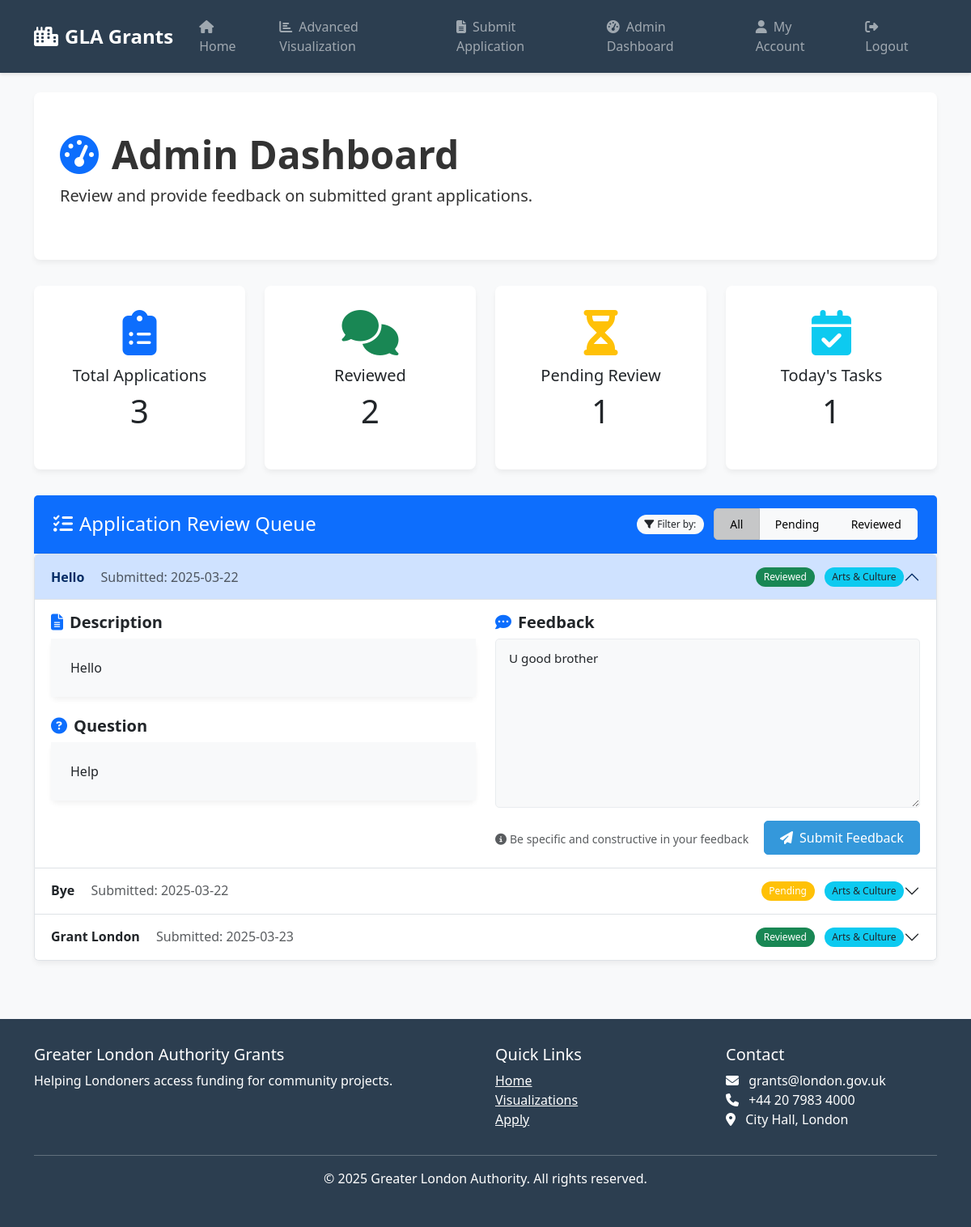
The page /admin-dashboard (signed in) on the database as committed earlier.
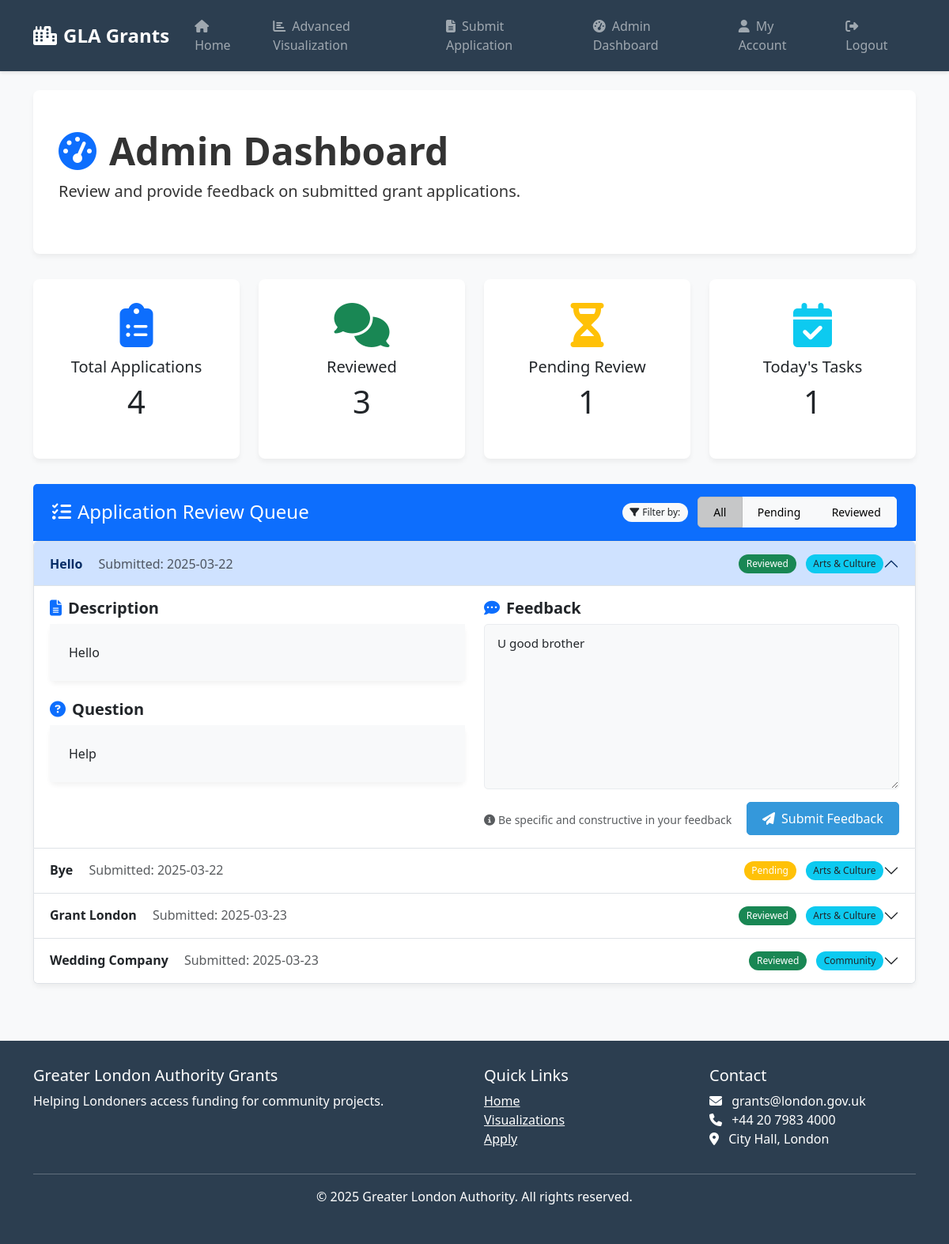
The same page on the database as committed later.
### coursework2/gla_grants_app/models.py (models this page shows)
class GrantApplication(db.Model):
    __tablename__ = 'grant_applications'
    id: Mapped[int] = mapped_column(primary_key=True)
    user_id: Mapped[int] = mapped_column(ForeignKey('users.id'))
    grant_id: Mapped[Optional[int]] = mapped_column(ForeignKey('grants.id'))
    title: Mapped[str] = mapped_column(Text, nullable=False)
    description: Mapped[str] = mapped_column(Text, nullable=False)
    category: Mapped[str] = mapped_column(Text, nullable=False)
    question: Mapped[str] = mapped_column(Text, nullable=False)
    comment: Mapped[Optional[str]] = mapped_column(Text)
    date_submitted: Mapped[str] = mapped_column(Text, nullable=False)
    user = relationship("User", back_populates="applications")
    grant = relationship("Grant", back_populates="applications")

### coursework2/gla_grants_app/routes.py (the view)
@main.route('/admin-dashboard')
def admin_dashboard():
    if 'user_id' not in session:
        flash('Please log in to access this page', 'warning')
        return redirect(url_for('main.login'))
    if not session.get('is_admin', False):
        flash('You do not have permission to access this page', 'danger')
        return redirect(url_for('main.index'))
    applications = db.session.execute(db.select(GrantApplication)).scalars().all()
    return render_template('admin_dashboard.html', applications=applications)

### coursework2/gla_grants_app/templates/admin_dashboard.html (shortened to what this page needs)
{% extends "layout.html" %}
{% block content %}
<div class="hero-section">
    <h1 class="display-5 fw-bold">
        <i class="fas fa-tachometer-alt me-3 text-primary"></i>Admin Dashboard
    </h1>
    <p class="lead">Review and provide feedback on submitted grant applications.</p>
</div>
<div class="row mt-4">
    <div class="col-lg-3 col-md-6 mb-4">
        <div class="card border-primary h-100">
            <div class="card-body text-center">
                <div class="display-4 text-primary mb-2">
                    <i class="fas fa-clipboard-list"></i>
                </div>
                <h5 class="card-title">Total Applications</h5>
                <p class="card-text display-6">{{ applications|length }}</p>
            </div>
        </div>
    </div>
    <div class="col-lg-3 col-md-6 mb-4">
        <div class="card border-success h-100">
            <div class="card-body text-center">
                <div class="display-4 text-success mb-2">
                    <i class="fas fa-comments"></i>
                </div>
                <h5 class="card-title">Reviewed</h5>
                <p class="card-text display-6">{{ applications|selectattr('comment')|list|length }}</p>
            </div>
        </div>
    </div>
    <div class="col-lg-3 col-md-6 mb-4">
        <div class="card border-warning h-100">
            <div class="card-body text-center">
                <div class="display-4 text-warning mb-2">
                    <i class="fas fa-hourglass-half"></i>
                </div>
                <h5 class="card-title">Pending Review</h5>
                <p class="card-text display-6">{{ applications|rejectattr('comment')|list|length }}</p>
            </div>
        </div>
    </div>
    <div class="col-lg-3 col-md-6 mb-4">
        <div class="card border-info h-100">
            <div class="card-body text-center">
                <div class="display-4 text-info mb-2">
                    <i class="fas fa-calendar-check"></i>
                </div>
                <h5 class="card-title">Today's Tasks</h5>
                <p class="card-text display-6">{{ applications|rejectattr('comment')|list|length }}</p>
            </div>
        </div>
    </div>
</div>
<div class="row mt-2">
    <div class="col-md-12">
        <div class="card">
            <div class="card-header bg-primary text-white d-flex justify-content-between align-items-center">
                <h4 class="mb-0">
                    <i class="fas fa-tasks me-2"></i>Application Review Queue
                </h4>
                <div>
                    <span class="badge bg-light text-dark">
                        <i class="fas fa-filter me-1"></i>Filter by:
                    </span>
                    <div class="btn-group ms-2">
                        <button type="button" class="btn btn-sm btn-light active">All</button>
                        <button type="button" class="btn btn-sm btn-light">Pending</button>
                        <button type="button" class="btn btn-sm btn-light">Reviewed</button>
                    </div>
                </div>
            </div>
            <div class="card-body p-0">
                {% if applications %}
                    <div class="accordion" id="applicationAccordion">
                        {% for application in applications %}
                            <div class="accordion-item">
                                <h2 class="accordion-header" id="heading{{ application.id }}">
                                    <button class="accordion-button {{ 'collapsed' if not loop.first }}" type="button" data-bs-toggle="collapse" data-bs-target="#collapse{{ application.id }}" aria-expanded="{{ 'true' if loop.first else 'false' }}" aria-controls="collapse{{ application.id }}">
                                        <div class="d-flex align-items-center justify-content-between w-100">
                                            <div>
                                                <span class="fw-bold">{{ application.title }}</span>
                                                <span class="text-muted ms-3">Submitted: {{ application.date_submitted }}</span>
                                            </div>
                                            <div>
                                                <span class="badge {{ 'bg-success' if application.comment else 'bg-warning' }} me-2">
                                                    {{ 'Reviewed' if application.comment else 'Pending' }}
                                                </span>
                                                <span class="badge bg-info text-dark">{{ application.category }}</span>
                                            </div>
                                        </div>
                                    </button>
                                </h2>
                                <div id="collapse{{ application.id }}" class="accordion-collapse collapse {{ 'show' if loop.first }}" aria-labelledby="heading{{ application.id }}" data-bs-parent="#applicationAccordion">
                                    <div class="accordion-body">
                                        <div class="row">
                                            <div class="col-md-6">
                                                <div class="mb-3">
                                                    <h5 class="fw-bold">
                                                        <i class="fas fa-file-alt me-2 text-primary"></i>Description
                                                    </h5>
                                                    <div class="card">
                                                        <div class="card-body bg-light">
                                                            {{ application.description }}
                                                        </div>
                                                    </div>
                                                </div>
                                                <div>
                                                    <h5 class="fw-bold">
                                                        <i class="fas fa-question-circle me-2 text-primary"></i>Question
                                                    </h5>
                                                    <div class="card">
                                                        <div class="card-body bg-light">
                                                            {{ application.question }}
                                                        </div>
                                                    </div>
                                                </div>
                                            </div>
                                            <div class="col-md-6">
                                                <h5 class="fw-bold">
                                                    <i class="fas fa-comment-dots me-2 text-primary"></i>Feedback
                                                </h5>
                                                <form method="POST" action="{{ url_for('main.admin_review', application_id=application.id) }}">
                                                    <div class="mb-3">
                                                        <textarea name="comment" id="comment-{{ application.id }}" class="form-control" rows="8" placeholder="Provide detailed feedback for this application...">{{ application.comment or '' }}</textarea>
                                                    </div>
                                                    <div class="d-flex justify-content-between align-items-center">
                                                        <div class="form-text">
                                                            <i class="fas fa-info-circle me-1"></i>Be specific and constructive in your feedback
                                                        </div>
                                                        <button type="submit" class="btn btn-primary">
                                                            <i class="fas fa-paper-plane me-2"></i>Submit Feedback
                                                        </button>
                                                    </div>
                                                </form>
                                            </div>
                                        </div>
                                    </div>
                                </div>
                            </div>
                        {% endfor %}
                    </div>
                {% else %}
                    <div class="alert alert-info m-3">
                        <i class="fas fa-info-circle me-2"></i>No applications have been submitted yet.
                    </div>
                {% endif %}
            </div>
        </div>
    </div>
</div>
{% endblock %}

### coursework2/gla_grants_app/templates/layout.html (shortened to what this page needs)
<!DOCTYPE html>
<html lang="en">
<head>
    <link href="https://cdn.jsdelivr.net/npm/bootstrap@5.3.0-alpha1/dist/css/bootstrap.min.css" rel="stylesheet">
    <link rel="stylesheet" href="https://cdnjs.cloudflare.com/ajax/libs/font-awesome/6.4.0/css/all.min.css">
</head>
<body>
    <nav class="navbar navbar-expand-lg navbar-dark">
        <div class="container">
            <a class="navbar-brand" href="{{ url_for('main.landing') }}">
                <i class="fas fa-city icon-spacing"></i>GLA Grants
            </a>
            <div class="collapse navbar-collapse" id="navbarNav">
                <ul class="navbar-nav me-auto">
                    {% if session.get('user_id') %}
                    <li class="nav-item">
                        <a class="nav-link" href="{{ url_for('main.index') }}">
                            <i class="fas fa-home icon-spacing"></i>Home
                        </a>
                    </li>
                    <li class="nav-item">
                        <a class="nav-link" href="{{ url_for('main.dash_visualization') }}">
                            <i class="fas fa-chart-bar icon-spacing"></i>Advanced Visualization
                        </a>
                    </li>
                    <li class="nav-item">
                        <a class="nav-link" href="{{ url_for('main.submit_application') }}">
                            <i class="fas fa-file-alt icon-spacing"></i>Submit Application
                        </a>
                    </li>
                    {% if session.get('is_admin') %}
                    <li class="nav-item">
                        <a class="nav-link" href="{{ url_for('main.admin_dashboard') }}">
                            <i class="fas fa-tachometer-alt icon-spacing"></i>Admin Dashboard
                        </a>
                    </li>
                    {% endif %}
                    {% endif %}
                </ul>
                <ul class="navbar-nav ms-auto">
                    {% if session.get('user_id') %}
                    <li class="nav-item">
                        <a class="nav-link" href="{{ url_for('main.account') }}">
                            <i class="fas fa-user icon-spacing"></i>My Account
                        </a>
                    </li>
                    <li class="nav-item">
                        <a class="nav-link" href="{{ url_for('main.logout') }}">
                            <i class="fas fa-sign-out-alt icon-spacing"></i>Logout
                        </a>
                    </li>
                    {% endif %}
                </ul>
            </div>
        </div>
    </nav>
    <div class="container mt-4">
        {% block content %}{% endblock %}
    </div>
    <footer class="footer mt-5">
        <div class="container">
            <div class="row">
                <div class="col-md-6">
                    <h5>Greater London Authority Grants</h5>
                    <p>Helping Londoners access funding for community projects.</p>
                </div>
                <div class="col-md-3">
                    <h5>Quick Links</h5>
                    <ul class="list-unstyled">
                        <li><a href="{{ url_for('main.landing') }}" class="text-white">Home</a></li>
                        {% if session.get('user_id') %}
                        <li><a href="{{ url_for('main.dash_visualization') }}" class="text-white">Visualizations</a></li>
                        <li><a href="{{ url_for('main.submit_application') }}" class="text-white">Apply</a></li>
                        {% else %}
                        <li><a href="{{ url_for('main.login') }}" class="text-white">Login</a></li>
                        <li><a href="{{ url_for('main.register') }}" class="text-white">Register</a></li>
                        {% endif %}
                    </ul>
                </div>
                <div class="col-md-3">
                    <h5>Contact</h5>
                    <ul class="list-unstyled">
                        <li><i class="fas fa-envelope icon-spacing"></i> grants@london.gov.uk</li>
                        <li><i class="fas fa-phone icon-spacing"></i> +44 20 7983 4000</li>
                        <li><i class="fas fa-map-marker-alt icon-spacing"></i> City Hall, London</li>
                    </ul>
                </div>
            </div>
            <hr class="bg-light">
            <div class="text-center">
                <p>&copy; 2025 Greater London Authority. All rights reserved.</p>
            </div>
        </div>
    </footer>
</body>
</html>

Rows that differ between the two databases and show on the page:
added GrantApplication: title "Wedding Company", date_submitted "2025-03-23", comment "Reviewed", category "Community"
Other text that changed with them:
{{ applications|length }}: "3" → "4"
{{ applications|selectattr('comment')|list|length }}: "2" → "3"
